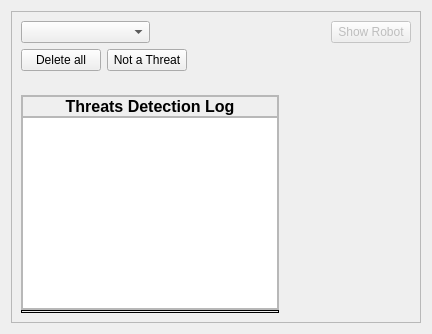
      <widget class="QWidget" name="threats_tab">
       <attribute name="title">
        <string>Threats Detection</string>
       </attribute>
       <layout class="QVBoxLayout" name="verticalLayout_7">
        <item>
         <widget class="QFrame" name="threats_frame">
          <property name="frameShape">
           <enum>QFrame::StyledPanel</enum>
          </property>
          <property name="frameShadow">
           <enum>QFrame::Raised</enum>
          </property>
          <layout class="QGridLayout" name="gridLayout_23" columnstretch="0,0,0,1,1">
           <item row="0" column="4">
            <widget class="QPushButton" name="showRobot_pushButton">
             <property name="enabled">
              <bool>false</bool>
             </property>
             <property name="sizePolicy">
              <sizepolicy hsizetype="Maximum" vsizetype="Fixed">
               <horstretch>0</horstretch>
               <verstretch>0</verstretch>
              </sizepolicy>
             </property>
             <property name="focusPolicy">
              <enum>Qt::NoFocus</enum>
             </property>
             <property name="text">
              <string>Show Robot</string>
             </property>
             <property name="checkable">
              <bool>true</bool>
             </property>
            </widget>
           </item>
           <item row="0" column="3">
            <spacer name="horizontalSpacer_2">
             <property name="orientation">
              <enum>Qt::Horizontal</enum>
             </property>
             <property name="sizeHint" stdset="0">
              <size>
               <width>40</width>
               <height>20</height>
              </size>
             </property>
            </spacer>
           </item>
           <item row="1" column="0">
            <widget class="QPushButton" name="clearThreats_pushButton">
             <property name="focusPolicy">
              <enum>Qt::NoFocus</enum>
             </property>
             <property name="text">
              <string>Delete all</string>
             </property>
            </widget>
           </item>
           <item row="1" column="1">
            <widget class="QPushButton" name="removeThreat_pushButton">
             <property name="focusPolicy">
              <enum>Qt::NoFocus</enum>
             </property>
             <property name="text">
              <string>Not a Threat</string>
             </property>
            </widget>
           </item>
           <item row="1" column="2">
            <spacer name="horizontalSpacer_9">
             <property name="orientation">
              <enum>Qt::Horizontal</enum>
             </property>
             <property name="sizeType">
              <enum>QSizePolicy::MinimumExpanding</enum>
             </property>
             <property name="sizeHint" stdset="0">
              <size>
               <width>0</width>
               <height>0</height>
              </size>
             </property>
            </spacer>
           </item>
           <item row="5" column="0" colspan="3">
            <widget class="QWidget" name="widget_9" native="true">
             <layout class="QVBoxLayout" name="verticalLayout_10" stretch="1,0">
              <property name="spacing">
               <number>0</number>
              </property>
              <property name="leftMargin">
               <number>0</number>
              </property>
              <property name="topMargin">
               <number>0</number>
              </property>
              <property name="rightMargin">
               <number>0</number>
              </property>
              <property name="bottomMargin">
               <number>0</number>
              </property>
              <item>
               <widget class="QFrame" name="threatslog_frame">
                <property name="sizePolicy">
                 <sizepolicy hsizetype="Minimum" vsizetype="Preferred">
                  <horstretch>0</horstretch>
                  <verstretch>0</verstretch>
                 </sizepolicy>
                </property>
                <property name="frameShape">
                 <enum>QFrame::StyledPanel</enum>
                </property>
                <property name="frameShadow">
                 <enum>QFrame::Raised</enum>
                </property>
                <layout class="QVBoxLayout" name="verticalLayout_8">
                 <property name="spacing">
                  <number>0</number>
                 </property>
                 <property name="leftMargin">
                  <number>0</number>
                 </property>
                 <property name="topMargin">
                  <number>0</number>
                 </property>
                 <property name="rightMargin">
                  <number>0</number>
                 </property>
                 <property name="bottomMargin">
                  <number>0</number>
                 </property>
                 <item>
                  <widget class="QLabel" name="threatslog_label">
                   <property name="sizePolicy">
                    <sizepolicy hsizetype="Minimum" vsizetype="Preferred">
                     <horstretch>0</horstretch>
                     <verstretch>0</verstretch>
                    </sizepolicy>
                   </property>
                   <property name="font">
                    <font>
                     <pointsize>12</pointsize>
                     <weight>75</weight>
                     <bold>true</bold>
                    </font>
                   </property>
                   <property name="frameShape">
                    <enum>QFrame::StyledPanel</enum>
                   </property>
                   <property name="text">
                    <string>Threats Detection Log</string>
                   </property>
                   <property name="alignment">
                    <set>Qt::AlignCenter</set>
                   </property>
                  </widget>
                 </item>
                 <item>
                  <widget class="QTableView" name="threatslog_tableView">
                   <property name="editTriggers">
                    <set>QAbstractItemView::NoEditTriggers</set>
                   </property>
                   <property name="showDropIndicator" stdset="0">
                    <bool>false</bool>
                   </property>
                   <property name="dragDropOverwriteMode">
                    <bool>false</bool>
                   </property>
                   <property name="alternatingRowColors">
                    <bool>true</bool>
                   </property>
                   <property name="cornerButtonEnabled">
                    <bool>false</bool>
                   </property>
                   <attribute name="horizontalHeaderDefaultSectionSize">
                    <number>88</number>
                   </attribute>
                   <attribute name="horizontalHeaderMinimumSectionSize">
                    <number>88</number>
                   </attribute>
                  </widget>
                 </item>
                </layout>
               </widget>
              </item>
              <item>
               <widget class="QLabel" name="threatPhoto_label">
                <property name="sizePolicy">
                 <sizepolicy hsizetype="MinimumExpanding" vsizetype="MinimumExpanding">
                  <horstretch>0</horstretch>
                  <verstretch>0</verstretch>
                 </sizepolicy>
                </property>
                <property name="maximumSize">
                 <size>
                  <width>320</width>
                  <height>240</height>
                 </size>
                </property>
                <property name="font">
                 <font>
                  <pointsize>1</pointsize>
                 </font>
                </property>
                <property name="focusPolicy">
                 <enum>Qt::WheelFocus</enum>
                </property>
                <property name="frameShape">
                 <enum>QFrame::Box</enum>
                </property>
                <property name="text">
                 <string/>
                </property>
                <property name="scaledContents">
                 <bool>true</bool>
                </property>
               </widget>
              </item>
             </layout>
            </widget>
           </item>
           <item row="0" column="0" colspan="3">
            <widget class="QWidget" name="widget_8" native="true">
             <layout class="QHBoxLayout" name="horizontalLayout_5">
              <property name="spacing">
               <number>0</number>
              </property>
              <property name="leftMargin">
               <number>0</number>
              </property>
              <property name="topMargin">
               <number>0</number>
              </property>
              <property name="rightMargin">
               <number>0</number>
              </property>
              <property name="bottomMargin">
               <number>0</number>
              </property>
              <item>
               <widget class="QComboBox" name="routeThreats_comboBox">
                <property name="sizePolicy">
                 <sizepolicy hsizetype="Expanding" vsizetype="Fixed">
                  <horstretch>0</horstretch>
                  <verstretch>0</verstretch>
                 </sizepolicy>
                </property>
                <property name="focusPolicy">
                 <enum>Qt::NoFocus</enum>
                </property>
               </widget>
              </item>
              <item>
               <spacer name="horizontalSpacer_10">
                <property name="orientation">
                 <enum>Qt::Horizontal</enum>
                </property>
                <property name="sizeType">
                 <enum>QSizePolicy::MinimumExpanding</enum>
                </property>
                <property name="sizeHint" stdset="0">
                 <size>
                  <width>0</width>
                  <height>0</height>
                 </size>
                </property>
               </spacer>
              </item>
             </layout>
            </widget>
           </item>
           <item row="1" column="3" rowspan="5" colspan="2">
            <widget class="QWidget" name="threatRviz_widget" native="true">
             <property name="sizePolicy">
              <sizepolicy hsizetype="Expanding" vsizetype="Expanding">
               <horstretch>0</horstretch>
               <verstretch>0</verstretch>
              </sizepolicy>
             </property>
             <layout class="QGridLayout" name="gridLayout_11"/>
            </widget>
           </item>
          </layout>
         </widget>
        </item>
       </layout>
      </widget>
